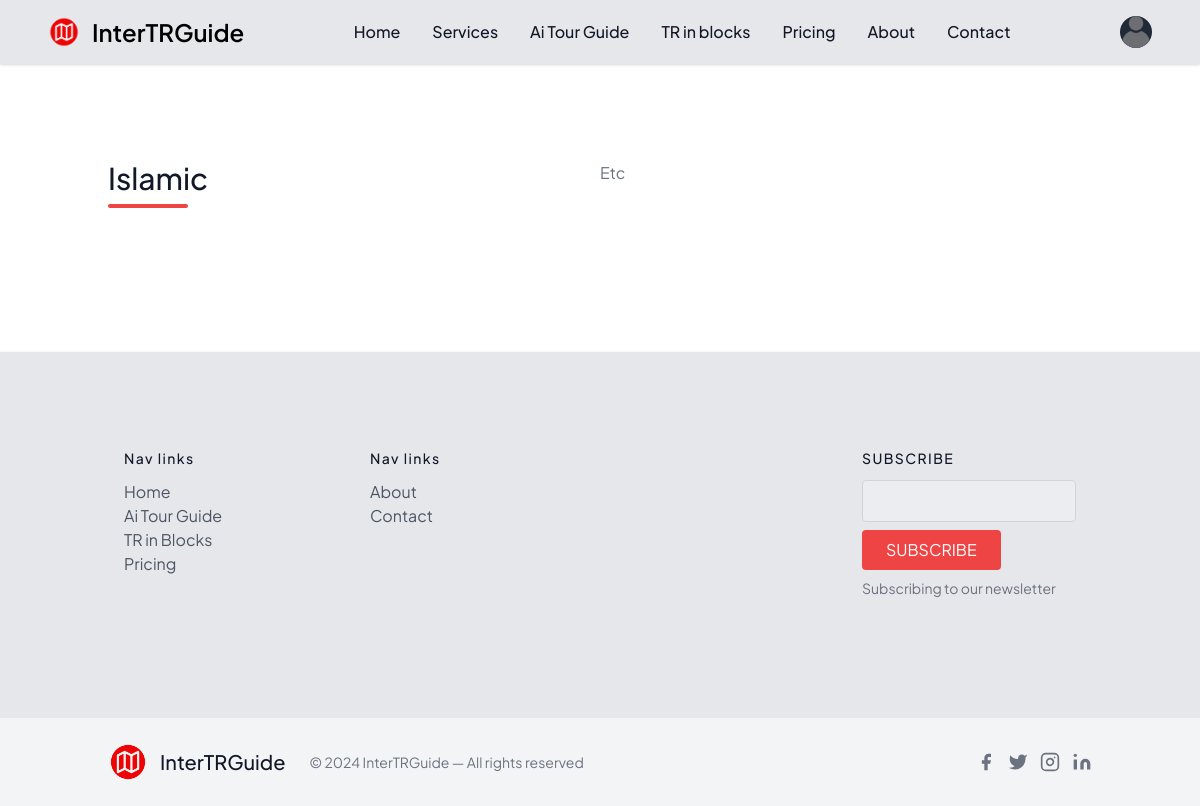
The app's page /category/3/, older data.
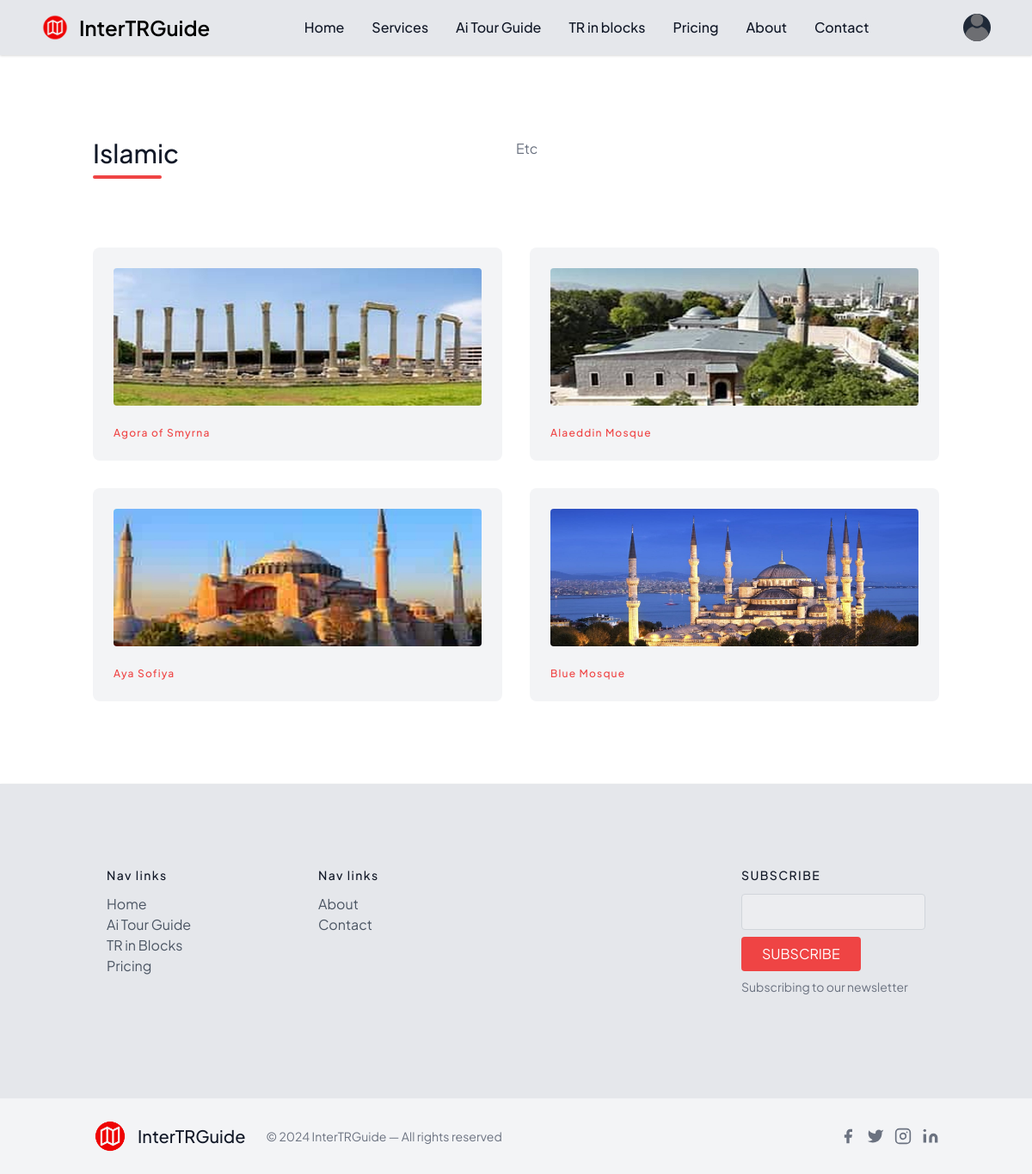
The same page, newer data.
### app/models.py (models this page shows, shortened)
class Place(models.Model):
    name = models.CharField(max_length=100)
    image = models.ImageField(upload_to='place_pics', default='default.png')
    category = models.ForeignKey(Category, on_delete=models.CASCADE, related_name='places')
    location = models.CharField(max_length=100, default='Not located')

### app/views.py (the view)
# urls.py: path('category/<int:pk>/', views.category_detail, name='category_detail'),
def category_detail(request, pk):
    category = get_object_or_404(Category, pk=pk)
    places = Place.objects.filter(category=category)
    context = {
        'category': category,
        'places': places,
    }
    return render(request, 'category_detail.html', context)

### templates/category_detail.html (shortened to what this page needs)
{% extends "base.html" %}
{% block maincontent %}
<section class="text-gray-600 body-font">
  <div class="container px-5 py-24 mx-auto">
    <div class="flex flex-wrap w-full mb-20">
      <div class="lg:w-1/2 w-full mb-6 lg:mb-0">
        <h1 class="sm:text-3xl text-2xl font-medium title-font mb-2 text-gray-900">{{category.name|capfirst}}</h1>
        <div class="h-1 w-20 bg-red-500 rounded"></div>
      </div>
      <p class="lg:w-1/2 w-full leading-relaxed text-gray-500">{{category.description|capfirst}}</p>
    </div>
    <div class="flex flex-wrap -m-4 justify-center">
      {% for place in places %}
      <div class="xl:w-1/4 md:w-1/2 p-4">
        <a href="{% url 'place_detail' place.id %}">
        <div class="bg-gray-100 p-6 rounded-lg">
          <img class="h-40 rounded w-full object-cover object-center mb-6" src="{{place.image.url}}" alt="content">
          <h3 class="tracking-widest text-red-500 text-xs font-medium title-font">{{place.name|capfirst}}</h3>
        </div>
        </a>
      </div>
      {% endfor %}
    </div>
  </div>
</section>
{% endblock maincontent %}

Row changes from the older to the newer data that the page shows:
added Place: image (picture), name "Agora of Smyrna"
added Place: image (picture), name "Alaeddin Mosque"
added Place: image (picture), name "Aya Sofiya"
added Place: image (picture), name "Blue Mosque"
